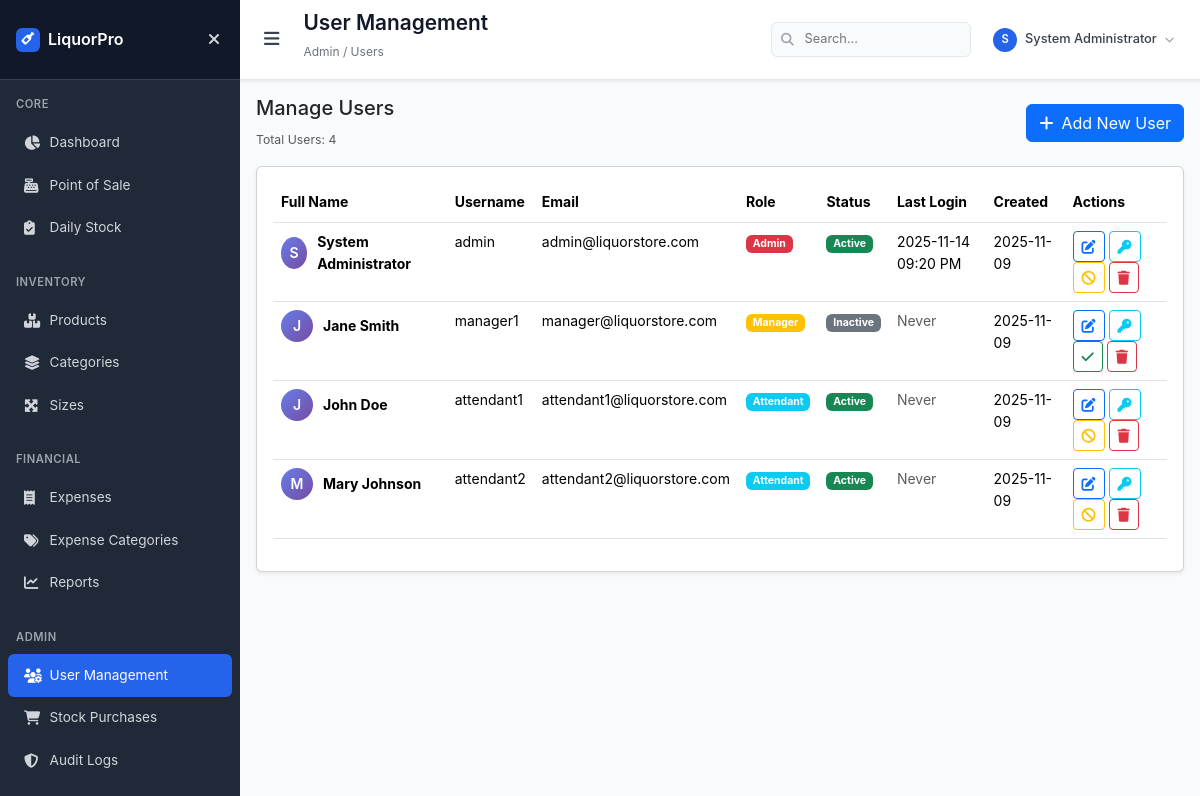
Page /users (signed in) on the earlier database version.
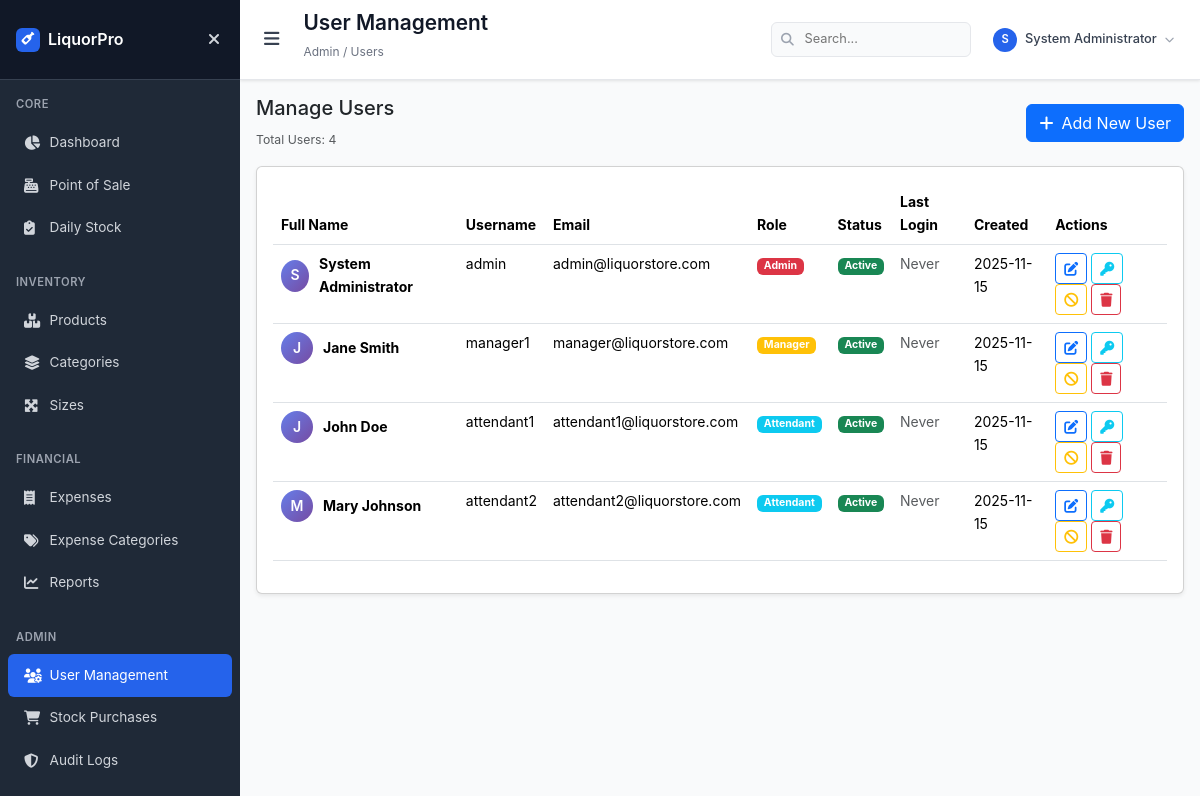
Same page on the later database version.
### models.py (models this page shows, shortened)
class User(db.Model):
    id = db.Column(db.Integer, primary_key=True)
    username = db.Column(db.String(80), unique=True, nullable=False, index=True)
    email = db.Column(db.String(120), unique=True, nullable=False, index=True)
    password_hash = db.Column(db.String(128), nullable=False)
    full_name = db.Column(db.String(100), nullable=False)
    role = db.Column(db.String(20), nullable=False, default='attendant', index=True)
    is_active = db.Column(db.Boolean, default=True, index=True)
    created_at = db.Column(db.DateTime, default=datetime.utcnow)
    last_login = db.Column(db.DateTime)

### app.py (the view)
@app.route('/users')
@admin_required
def users():
    users = User.query.order_by(User.created_at.desc()).all()
    return render_template('admin/users.html', users=users)

### app.py (called while the page is built)
def get_current_user():
    if 'user_id' in session:
        return db.session.get(User, session['user_id'])
    return None

def admin_required(f):
    @wraps(f)
    def decorated_function(*args, **kwargs):
        if 'user_id' not in session:
            flash('Please log in to access this page.', 'warning')
            return redirect(url_for('login'))
        user = db.session.get(User, session['user_id'])
        if not user or user.role not in ['admin', 'manager']:
            flash('Access denied. Admin privileges required.', 'error')
            return redirect(url_for('dashboard'))
        return f(*args, **kwargs)
    return decorated_function

@app.context_processor
def inject_user():
    return dict(current_user=get_current_user())

### templates/admin/users.html (shortened to what the changed rows need)
{% extends "base.html" %}
{% block page_title %}User Management{% endblock %}
{% block content %}
<div class="card shadow-sm">
    <div class="card-body">
        <div class="table-responsive">
            <table class="table table-hover">
                <thead>
                    <tr>
                        <th>Full Name</th>
                        <th>Username</th>
                        <th>Email</th>
                        <th>Role</th>
                        <th>Status</th>
                        <th>Last Login</th>
                        <th>Created</th>
                        <th>Actions</th>
                    </tr>
                </thead>
                <tbody>
                    {% for user in users %}
                    <tr>
                        <td>
                            <div class="d-flex align-items-center">
                                <div style="width: 32px; height: 32px; background: linear-gradient(135deg, #667eea 0%, #764ba2 100%); border-radius: 50%; display: flex; align-items: center; justify-content: center; color: white; font-size: 14px; font-weight: 600; margin-right: 10px;">
                                    {{ user.full_name[0].upper() }}
                                </div>
                                <strong>{{ user.full_name }}</strong>
                            </div>
                        </td>
                        <td>{{ user.username }}</td>
                        <td>{{ user.email }}</td>
                        <td>
                            {% if user.role == 'admin' %}
                            <span class="badge bg-danger">Admin</span>
                            {% elif user.role == 'manager' %}
                            <span class="badge bg-warning">Manager</span>
                            {% else %}
                            <span class="badge bg-info">Attendant</span>
                            {% endif %}
                        </td>
                        <td>
                            {% if user.is_active %}
                            <span class="badge bg-success">Active</span>
                            {% else %}
                            <span class="badge bg-secondary">Inactive</span>
                            {% endif %}
                        </td>
                        <td>
                            {% if user.last_login %}
                            {{ user.last_login.strftime('%Y-%m-%d %I:%M %p') }}
                            {% else %}
                            <span class="text-muted">Never</span>
                            {% endif %}
                        </td>
                        <td>{{ user.created_at.strftime('%Y-%m-%d') if user.created_at else 'N/A' }}</td>
                        <td>
                            <a href="{{ url_for('edit_user', user_id=user.id) }}" class="btn btn-sm btn-outline-primary" title="Edit User">
                                <i class="fas fa-edit"></i>
                            </a>
                            <button type="button" class="btn btn-sm btn-outline-info" title="Reset Password" onclick="showResetPasswordModal({{ user.id }}, '{{ user.full_name }}', '{{ user.username }}')">
                                <i class="fas fa-key"></i>
                            </button>
                            <form method="POST" action="{{ url_for('toggle_user_status', user_id=user.id) }}" style="display: inline;">
                                {% if user.is_active %}
                                <button type="submit" class="btn btn-sm btn-outline-warning" title="Deactivate" onclick="return confirm('Are you sure you want to deactivate this user?')">
                                    <i class="fas fa-ban"></i>
                                </button>
                                {% else %}
                                <button type="submit" class="btn btn-sm btn-outline-success" title="Activate" onclick="return confirm('Are you sure you want to activate this user?')">
                                    <i class="fas fa-check"></i>
                                </button>
                                {% endif %}
                            </form>
                            <form method="POST" action="{{ url_for('delete_user', user_id=user.id) }}" style="display: inline;">
                                <button type="submit" class="btn btn-sm btn-outline-danger" title="Delete User" onclick="return confirm('Delete this user? This action cannot be undone!')">
                                    <i class="fas fa-trash"></i>
                                </button>
                            </form>
                        </td>
                    </tr>
                    {% endfor %}
                </tbody>
            </table>
        </div>
    </div>
</div>
{% endblock %}
{% block scripts %}
<link rel="stylesheet" href="https://cdnjs.cloudflare.com/ajax/libs/font-awesome/6.4.0/css/all.min.css">
{% endblock %}

### templates/base.html (shortened to what the changed rows need)
<!DOCTYPE html>
<html lang="en">
<head>
    <link href="https://cdnjs.cloudflare.com/ajax/libs/bootstrap/5.3.2/css/bootstrap.min.css" rel="stylesheet">
    <link href="https://cdnjs.cloudflare.com/ajax/libs/font-awesome/6.4.0/css/all.min.css" rel="stylesheet">
</head>
<body>
    <div class="main-wrapper" id="mainWrapper">
        <header class="main-header">
            <div class="header-left">
                <div class="page-info">
                    <h1>{% block page_title %}Dashboard{% endblock %}</h1>
                </div>
            </div>
            <div class="header-right">
                <div class="user-menu">
                    <button class="user-btn" id="userBtn" aria-label="User menu">
                        <div class="user-avatar">{{ current_user.full_name[0].upper() if current_user and current_user.full_name else 'U' }}</div>
                        <span class="user-name">{{ current_user.full_name if current_user and current_user.full_name else (current_user.username if current_user else 'User') }}</span>
                        <i class="fas fa-chevron-down" style="font-size: 0.6rem; color: #9ca3af;"></i>
                    </button>
                </div>
            </div>
        </header>
        <main class="content">
            {% block content %}{% endblock %}
        </main>
    </div>
    {% block scripts %}{% endblock %}
</body>
</html>

Differences in the rows shown:
changed User "System Administrator": created_at "2025-11-09" → "2025-11-15"; last_login "2025-11-14 09:20 PM" → (not shown); now shows "Never"
changed User "Jane Smith": created_at "2025-11-09" → "2025-11-15"; is_active "Inactive" → "Active"
changed User "John Doe": created_at "2025-11-09" → "2025-11-15"
changed User "Mary Johnson": created_at "2025-11-09" → "2025-11-15"
